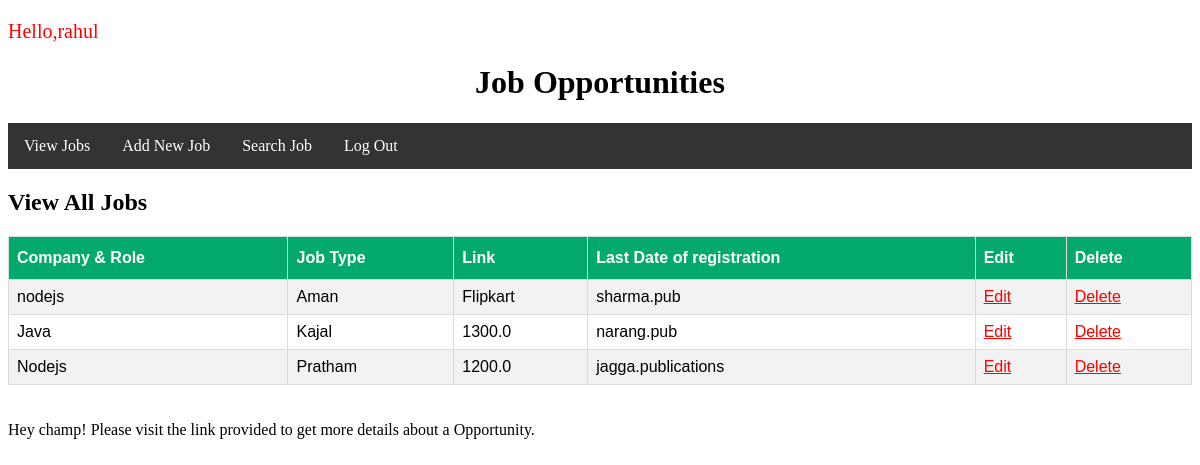
/brm/view-books (signed in), run on the app's committed database.
### brm/models.py (models this page shows)
class Book(models.Model):
    title=models.CharField(max_length=100)
    author=models.CharField(max_length=100)
    price=models.CharField(max_length=100)
    publisher=models.CharField(max_length=100)

### brm/views.py (the view)
# urls.py: path('view-books',views.viewBooks),
@login_required(login_url='http://localhost:8000/brm/login')
def viewBooks(request):
    books=models.Book.objects.all()
    res=render(request,'brm/view_books.html',{'books':books})
    return res

### templates/brm/view_books.html (shortened to what this page needs)
<!DOCTYPE html>
<html lang="en" dir="ltr">
  <head>
  </head>
  <body>
    <div id="header">
      <p style="font-size: 20px; color: red;">Hello,{{request.session.username}}</p>
      <h1 style="text-align: center;">Job Opportunities</h1>
      <ul>
        <li><a href="http://localhost:8000/brm/view-books">View Jobs</a></li>
        <li><a href="http://localhost:8000/brm/new-book">Add New Job</a></li>
        <li><a href="http://localhost:8000/brm/search-book">Search Job</a></li>
        <li><a href="http://localhost:8000/brm/logout">Log Out</a></li>
      </ul>
    </div>
    <div id="main">
      <h2>View All Jobs</h2>
      <table id="books">
        <tr>
          <th>Company & Role</th>
          <th>Job Type</th>
          <th>Link</th>
          <th>Last Date of registration</th>
          <th>Edit</th>
          <th>Delete</th>
        </tr>
        {% for book in books %}
        <tr>
          <td>{{book.title}}</td>
          <td>{{book.author}}</td>
          <td>{{book.price}}</td>
          <td>{{book.publisher}}</td>
          <td><a style="color: red;" href="http://localhost:8000/brm/edit-book?book_id={{book.id}}">Edit</a></td>
          <td><a style="color: red;" href="http://localhost:8000/brm/delete-book?book_id={{book.id}}">Delete</a></td>
        </tr>
        {% endfor %}
      </table>
    </div>
    <br><br>
    <div class="alert alert-warning alert-dismissible fade show" role="alert">
      Hey champ! Please visit the link provided to get more details about a Opportunity.
    </div>
  </body>
</html>

### templates/brm/view_books.html (style rules this page uses)
#books { font-family: Arial, Helvetica, sans-serif; border-collapse: collapse; width: 100%; }
#books td, #books th { border: 1px solid #ddd; padding: 8px; }
#books tr:nth-child(even) { background-color: #f2f2f2; }
#books th { padding-top: 12px; padding-bottom: 12px; text-align: left; background-color: #04AA6D; color: white; }
ul { list-style-type: none; margin: 0; padding: 0; overflow: hidden; background-color: #333; }
li { float: left; }
li a { display: block; color: white; text-align: center; padding: 14px 16px; text-decoration: none; }

### data on the page
Book: title "nodejs", author "Aman", price "Flipkart", publisher "sharma.pub"
Book: title "Java", author "Kajal", price "1300.0", publisher "narang.pub"
Book: title "Nodejs", author "Pratham", price "1200.0", publisher "jagga.publications"

### other printed values
{{ request.session.username }} "rahul"
